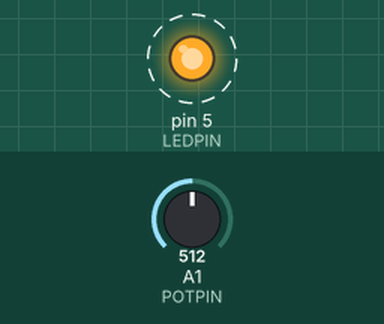
Simulated run of this sketch. Board: Arduino Uno, built with avr-gcc and run on an emulated ATmega328P. Parts: output pins drawn as LEDs (lit = HIGH). Dashed ring = blinking. Inputs (shaded band) come from the test bench; at power-on: A1 (POTPIN) = 512.

Above: at 1.2 s.
1.3 s: A1 (POTPIN) set to 919
At 1.76 s:
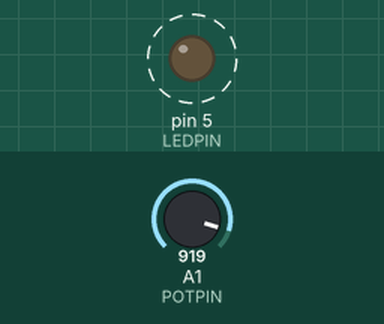
4.3 s: A1 (POTPIN) set to 926
At 4.8 s:
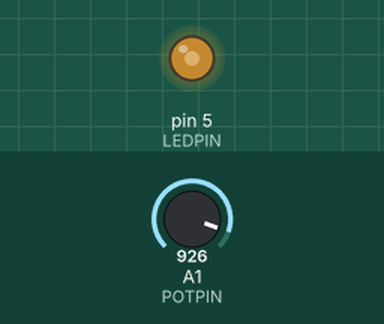
5.9 s: A1 (POTPIN) set to 900
8.9 s: A1 (POTPIN) set to 875
At 9.09 s:
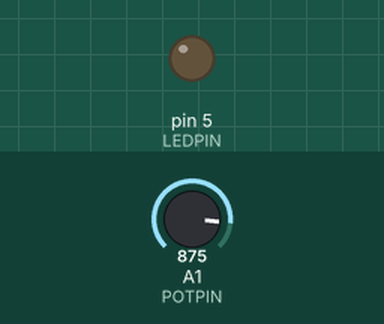
Timing chart, 0 to 12.9 s (numbered marks = the images above; inputs shaded):
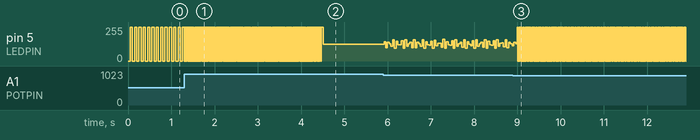

The sketch:

Exp6b5-Definitief-Potmeter_frequentie.ino
```cpp
#define LEDPIN 5
#define POTPIN A1

bool ledState = LOW;
float interval = 0;
float potData = 0;
float freq = 0;

unsigned long previousMicors = 0;
unsigned long currentMicros = 0;

void setup() {
  Serial.begin(9600);

  pinMode(LEDPIN, OUTPUT);
  pinMode(POTPIN, INPUT);

  previousMicors = micros();


}

void loop() {

  potData = analogRead(POTPIN);

  interval = map(potData, 0, 1023, 100000.00, 500.00);      //Potwaarde:            0 --> 1023
                                                            //Intervalwaarde:       100 000 µs --> 250 µs
                                                            //Periode (2*interval): 200 000 µs --> 500 µs
                                                            //Frequentie:           5 Hz --> 2000 Hz

  currentMicros = micros();

  if (currentMicros - previousMicors >= interval) {
    previousMicors = currentMicros;

    ledState = !ledState;

    digitalWrite(LEDPIN, ledState);

    //  Serial.print((interval)*2);
    //  Serial.print(" ms | ");
    //  freq = 1000000.00/((interval)*2);
    //  Serial.println(freq);
    //  Serial.println(" Hz");
  }
}
```

Measured:
- the behaviour switches between 925 and 926 on A1 (POTPIN) (found by bisection; images 1 and 2)
- the behaviour switches between 892 and 891 on A1 (POTPIN) (found by bisection; images 2 and 3)
- after the input at 1.3 s, pin 5 (LEDPIN): alternates 255/255 for 0.01 s and 0/255 for 0.01 s, starting at once
- by itself, pin 5 (LEDPIN): alternates 255/255 for 0.05 s and 0/255 for 0.05 s
